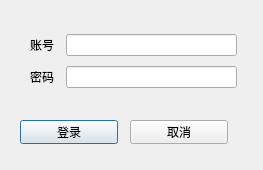
<?xml version="1.0" encoding="UTF-8"?>
<ui version="4.0">
 <class>LoginDialog</class>
 <widget class="QDialog" name="LoginDialog">
  <property name="geometry">
   <rect>
    <x>0</x>
    <y>0</y>
    <width>263</width>
    <height>170</height>
   </rect>
  </property>
  <property name="windowTitle">
   <string>管理人员登录</string>
  </property>
  <widget class="QPushButton" name="loginBtn">
   <property name="geometry">
    <rect>
     <x>20</x>
     <y>120</y>
     <width>98</width>
     <height>24</height>
    </rect>
   </property>
   <property name="text">
    <string>登录</string>
   </property>
  </widget>
  <widget class="QPushButton" name="cancleBtn">
   <property name="geometry">
    <rect>
     <x>130</x>
     <y>120</y>
     <width>98</width>
     <height>24</height>
    </rect>
   </property>
   <property name="text">
    <string>取消</string>
   </property>
  </widget>
  <widget class="QWidget" name="layoutWidget">
   <property name="geometry">
    <rect>
     <x>30</x>
     <y>30</y>
     <width>207</width>
     <height>62</height>
    </rect>
   </property>
   <layout class="QVBoxLayout" name="verticalLayout">
    <item>
     <layout class="QHBoxLayout" name="horizontalLayout">
      <item>
       <widget class="QLabel" name="accountLab">
        <property name="text">
         <string>账号</string>
        </property>
       </widget>
      </item>
      <item>
       <widget class="Line" name="line">
        <property name="orientation">
         <enum>Qt::Horizontal</enum>
        </property>
       </widget>
      </item>
      <item>
       <widget class="QLineEdit" name="account">
        <property name="sizePolicy">
         <sizepolicy hsizetype="Expanding" vsizetype="Fixed">
          <horstretch>0</horstretch>
          <verstretch>0</verstretch>
         </sizepolicy>
        </property>
        <property name="focusPolicy">
         <enum>Qt::StrongFocus</enum>
        </property>
       </widget>
      </item>
     </layout>
    </item>
    <item>
     <layout class="QHBoxLayout" name="horizontalLayout_2">
      <item>
       <widget class="QLabel" name="pwdLab">
        <property name="text">
         <string>密码</string>
        </property>
       </widget>
      </item>
      <item>
       <widget class="Line" name="line_2">
        <property name="orientation">
         <enum>Qt::Horizontal</enum>
        </property>
       </widget>
      </item>
      <item>
       <widget class="QLineEdit" name="pwd">
        <property name="echoMode">
         <enum>QLineEdit::Password</enum>
        </property>
       </widget>
      </item>
     </layout>
    </item>
   </layout>
  </widget>
 </widget>
 <resources/>
 <connections/>
</ui>
